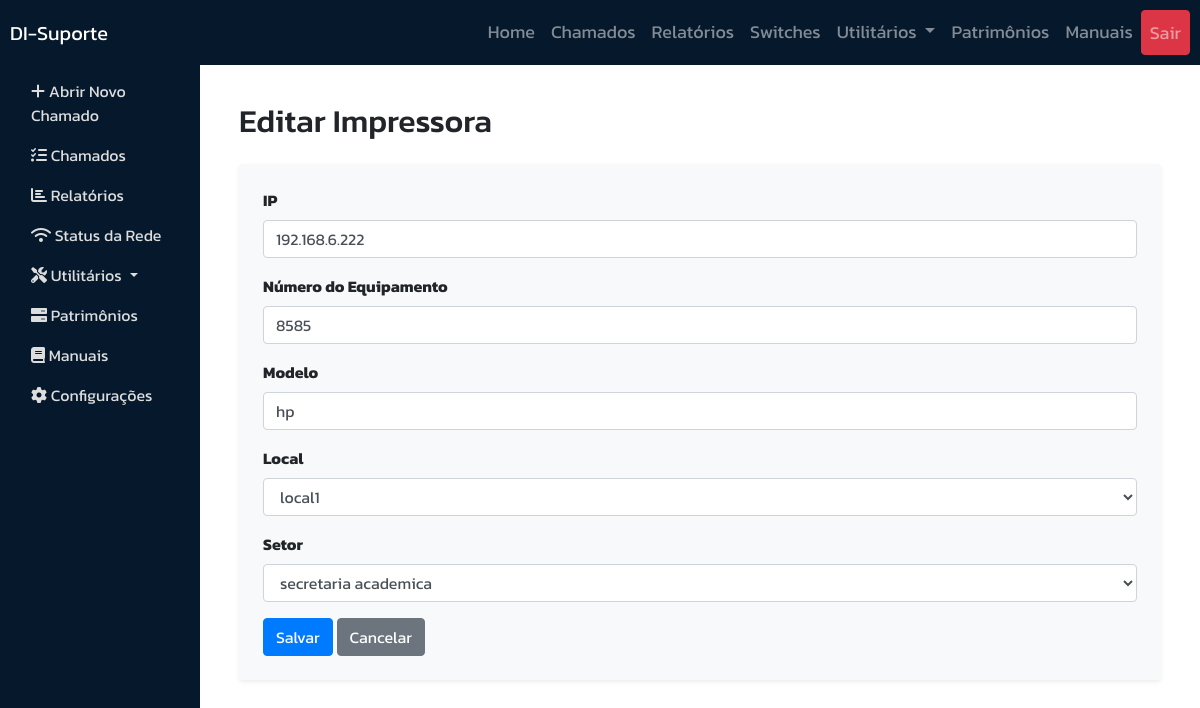
The page /utilitarios/editar/1/ (signed in) on the database its author committed.
### utilitarios/models.py (models this page shows, shortened)
class Impressora(models.Model):
    ip = models.GenericIPAddressField(protocol='IPv4', unique=True)
    numero_equipamento = models.CharField(max_length=50, unique=True)
    modelo = models.CharField(max_length=100)
    local = models.ForeignKey(Local, on_delete=models.SET_NULL, null=True)
    departamento = models.ForeignKey(
        Departamento, on_delete=models.SET_NULL, null=True)

### utilitarios/views.py (the view)
# urls.py: path('editar/<int:pk>/', editar_impressora, name='editar_impressora'),
@login_required
def editar_impressora(request, pk):
    impressora = get_object_or_404(Impressora, pk=pk)
    if request.method == 'POST':
        form = ImpressoraForm(request.POST, instance=impressora)
        if form.is_valid():
            form.save()
            return redirect('impressoras')
    else:
        form = ImpressoraForm(instance=impressora)
    return render(request, 'editar_impressora.html', {'form': form})

### utilitarios/forms.py
class ImpressoraForm(forms.ModelForm):
    class Meta:
        model = Impressora
        fields = ['ip', 'numero_equipamento',
                  'modelo', 'local', 'departamento']

### chamados/models.py (called while the page is built)
    def __str__(self):
        return self.nome

    def __str__(self):
        return self.nome

### utilitarios/templates/editar_impressora.html (shortened to what this page needs)
﻿{% extends 'base.html' %}
{% load widget_tweaks %}
{% block content %}
<div class="container mt-4">
    <h2 class="mb-4">Editar Impressora</h2>
    <form method="post" class="bg-light p-4 rounded shadow-sm">
        <div class="form-group mb-3">
            <label for="id_ip" class="form-label">IP</label>
            {{ form.ip|add_class:"form-control" }}
        </div>
        <div class="form-group mb-3">
            <label for="id_numero_equipamento" class="form-label">Número do Equipamento</label>
            {{ form.numero_equipamento|add_class:"form-control" }}
        </div>
        <div class="form-group mb-3">
            <label for="id_modelo" class="form-label">Modelo</label>
            {{ form.modelo|add_class:"form-control" }}
        </div>
        <div class="form-group mb-3">
            <label for="id_local" class="form-label">Local</label>
            {{ form.local|add_class:"form-control" }}
        </div>
        <div class="form-group mb-3">
            <label for="id_departamento" class="form-label">Setor</label>
            {{ form.departamento|add_class:"form-control" }}
        </div>
        <button type="submit" class="btn btn-primary">Salvar</button>
        <a href="{% url 'impressoras' %}" class="btn btn-secondary">Cancelar</a>
    </form>
</div>
{% endblock %}

### static/css/chamados.css (style rules this page uses)
.form-control { border: 1px solid #ced4da; border-radius: 0.25rem; padding: 0.375rem 0.75rem; }
.form-group { margin-bottom: 1rem; }
.btn-primary { background-color: #007bff; border-color: #007bff; }
.btn-secondary { background-color: #6c757d; border-color: #6c757d; }

### rows shown on the page
Impressora: ip "192.168.6.222", numero_equipamento "8585", modelo "hp", local "local1", departamento "secretaria academica"
